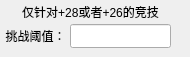
   <widget class="QWidget" name="JJCSettingPage">
    <widget class="QLabel" name="ThresholdValue_Label">
     <property name="geometry">
      <rect>
       <x>0</x>
       <y>24</y>
       <width>71</width>
       <height>24</height>
      </rect>
     </property>
     <property name="toolTip">
      <string/>
     </property>
     <property name="text">
      <string>挑战阈值：</string>
     </property>
     <property name="alignment">
      <set>Qt::AlignCenter</set>
     </property>
     <property name="indent">
      <number>-1</number>
     </property>
    </widget>
    <widget class="QLabel" name="JJCSettingTips_Label">
     <property name="geometry">
      <rect>
       <x>0</x>
       <y>0</y>
       <width>181</width>
       <height>24</height>
      </rect>
     </property>
     <property name="toolTip">
      <string/>
     </property>
     <property name="text">
      <string>仅针对+28或者+26的竞技</string>
     </property>
     <property name="alignment">
      <set>Qt::AlignCenter</set>
     </property>
     <property name="indent">
      <number>-1</number>
     </property>
    </widget>
    <widget class="QLineEdit" name="ThresholdValue_lineEdit">
     <property name="geometry">
      <rect>
       <x>70</x>
       <y>24</y>
       <width>101</width>
       <height>24</height>
      </rect>
     </property>
     <property name="toolTip">
      <string>高于该阈值的镜像挑战将会跳过</string>
     </property>
     <property name="text">
      <string/>
     </property>
     <property name="alignment">
      <set>Qt::AlignCenter</set>
     </property>
    </widget>
   </widget>
